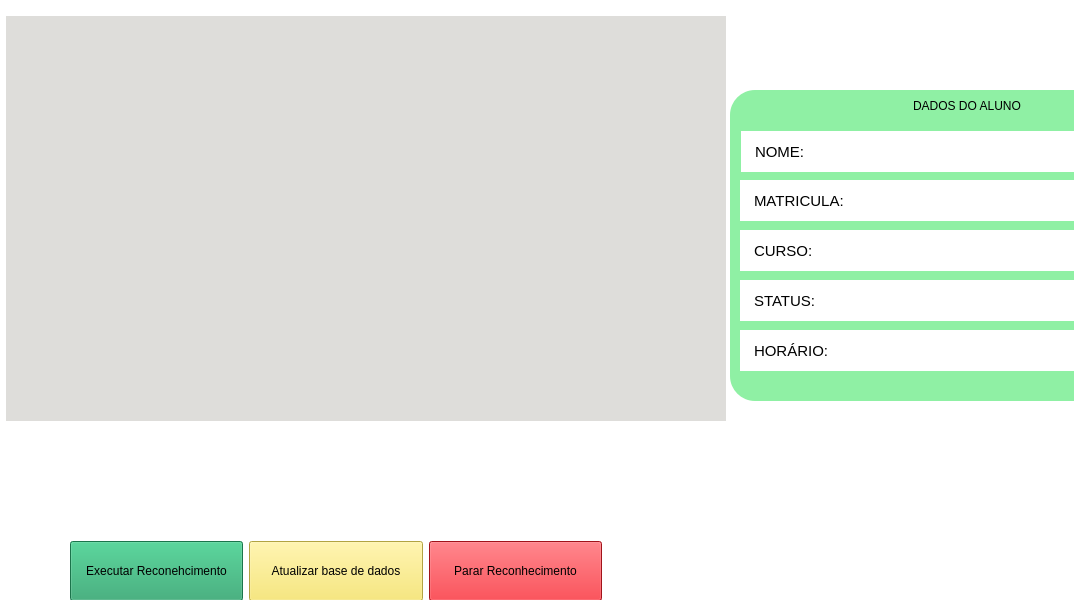
<?xml version="1.0" encoding="UTF-8"?>
<ui version="4.0">
 <class>MainWindow</class>
 <widget class="QMainWindow" name="MainWindow">
  <property name="geometry">
   <rect>
    <x>0</x>
    <y>0</y>
    <width>1074</width>
    <height>600</height>
   </rect>
  </property>
  <property name="sizePolicy">
   <sizepolicy hsizetype="Ignored" vsizetype="Expanding">
    <horstretch>0</horstretch>
    <verstretch>0</verstretch>
   </sizepolicy>
  </property>
  <property name="minimumSize">
   <size>
    <width>800</width>
    <height>600</height>
   </size>
  </property>
  <property name="maximumSize">
   <size>
    <width>16777215</width>
    <height>800</height>
   </size>
  </property>
  <property name="sizeIncrement">
   <size>
    <width>1280</width>
    <height>800</height>
   </size>
  </property>
  <property name="windowTitle">
   <string>MainWindow</string>
  </property>
  <property name="styleSheet">
   <string notr="true">background-color: rgb(255, 255, 255);
</string>
  </property>
  <widget class="QWidget" name="centralwidget">
   <widget class="QLabel" name="camera">
    <property name="geometry">
     <rect>
      <x>6</x>
      <y>16</y>
      <width>720</width>
      <height>405</height>
     </rect>
    </property>
    <property name="minimumSize">
     <size>
      <width>720</width>
      <height>405</height>
     </size>
    </property>
    <property name="maximumSize">
     <size>
      <width>720</width>
      <height>405</height>
     </size>
    </property>
    <property name="styleSheet">
     <string notr="true">background-color: rgb(222, 221, 218);</string>
    </property>
    <property name="text">
     <string/>
    </property>
   </widget>
   <widget class="QWidget" name="layoutWidget">
    <property name="geometry">
     <rect>
      <x>70</x>
      <y>540</y>
      <width>532</width>
      <height>62</height>
     </rect>
    </property>
    <layout class="QHBoxLayout" name="horizontalLayout">
     <item>
      <widget class="QPushButton" name="start">
       <property name="minimumSize">
        <size>
         <width>100</width>
         <height>60</height>
        </size>
       </property>
       <property name="styleSheet">
        <string notr="true">background-color: rgb(38, 162, 105);</string>
       </property>
       <property name="text">
        <string>Executar Reconehcimento</string>
       </property>
      </widget>
     </item>
     <item>
      <widget class="QPushButton" name="atualizar">
       <property name="minimumSize">
        <size>
         <width>100</width>
         <height>60</height>
        </size>
       </property>
       <property name="styleSheet">
        <string notr="true">background-color: rgb(248, 228, 92);</string>
       </property>
       <property name="text">
        <string>Atualizar base de dados</string>
       </property>
      </widget>
     </item>
     <item>
      <widget class="QPushButton" name="pause">
       <property name="minimumSize">
        <size>
         <width>100</width>
         <height>60</height>
        </size>
       </property>
       <property name="styleSheet">
        <string notr="true">background-color: rgb(224, 27, 36);</string>
       </property>
       <property name="text">
        <string>Parar Reconhecimento</string>
       </property>
      </widget>
     </item>
    </layout>
   </widget>
   <widget class="QFrame" name="frame">
    <property name="geometry">
     <rect>
      <x>730</x>
      <y>90</y>
      <width>501</width>
      <height>311</height>
     </rect>
    </property>
    <property name="styleSheet">
     <string notr="true">background-color: rgb(143, 240, 164);
padding: 10px;
border-radius: 25px; </string>
    </property>
    <property name="frameShape">
     <enum>QFrame::StyledPanel</enum>
    </property>
    <property name="frameShadow">
     <enum>QFrame::Raised</enum>
    </property>
    <widget class="QLabel" name="txt_dados">
     <property name="geometry">
      <rect>
       <x>170</x>
       <y>0</y>
       <width>161</width>
       <height>31</height>
      </rect>
     </property>
     <property name="maximumSize">
      <size>
       <width>800</width>
       <height>16777215</height>
      </size>
     </property>
     <property name="styleSheet">
      <string notr="true"/>
     </property>
     <property name="text">
      <string>DADOS DO ALUNO</string>
     </property>
    </widget>
    <widget class="QLabel" name="txt_nome">
     <property name="geometry">
      <rect>
       <x>11</x>
       <y>41</y>
       <width>81</width>
       <height>41</height>
      </rect>
     </property>
     <property name="minimumSize">
      <size>
       <width>20</width>
       <height>30</height>
      </size>
     </property>
     <property name="maximumSize">
      <size>
       <width>100</width>
       <height>80</height>
      </size>
     </property>
     <property name="styleSheet">
      <string notr="true">background-color: rgb(255, 255, 255);
font: 75 11pt &quot;Waree&quot;;
font-size: 15px;</string>
     </property>
     <property name="text">
      <string>NOME:</string>
     </property>
     <property name="margin">
      <number>2</number>
     </property>
    </widget>
    <widget class="QLabel" name="recebe_nome" >
     <property name="geometry">
      <rect>
       <x>84</x>
       <y>41</y>
       <width>400</width>
       <height>41</height>
      </rect>
     </property>
     <property name="minimumSize">
      <size>
       <width>400</width>
       <height>0</height>
      </size>
     </property>
     <property name="maximumSize">
      <size>
       <width>300</width>
       <height>80</height>
      </size>
     </property>
     <property name="styleSheet">
      <string notr="true">background-color: rgb(255, 255, 255); text-transform:uppercase; font: 75 11pt &quot;Waree&quot;</string>
     </property>
     <property name="text">
      <string/>
     </property>
    </widget>
    <widget class="QLabel" name="txt_nome_2">
     <property name="geometry">
      <rect>
       <x>10</x>
       <y>90</y>
       <width>120</width>
       <height>41</height>
      </rect>
     </property>
     <property name="minimumSize">
      <size>
       <width>120</width>
       <height>30</height>
      </size>
     </property>
     <property name="maximumSize">
      <size>
       <width>120</width>
       <height>80</height>
      </size>
     </property>
     <property name="styleSheet">
      <string notr="true">background-color: rgb(255, 255, 255);
font: 75 11pt &quot;Waree&quot;;
font-size: 15px;</string>
     </property>
     <property name="text">
      <string>MATRICULA:</string>
     </property>
     <property name="margin">
      <number>2</number>
     </property>
    </widget>
    <widget class="QLabel" name="recebe_matricula">
     <property name="geometry">
      <rect>
       <x>120</x>
       <y>90</y>
       <width>364</width>
       <height>41</height>
      </rect>
     </property>
     <property name="minimumSize">
      <size>
       <width>350</width>
       <height>0</height>
      </size>
     </property>
     <property name="maximumSize">
      <size>
       <width>364</width>
       <height>80</height>
      </size>
     </property>
     <property name="styleSheet">
      <string notr="true">background-color: rgb(255, 255, 255); text-transform:uppercase; font: 75 11pt &quot;Waree&quot;</string>
     </property>
     <property name="text">
      <string/>
     </property>
    </widget>
    <widget class="QLabel" name="txt_nome_3">
     <property name="geometry">
      <rect>
       <x>10</x>
       <y>140</y>
       <width>91</width>
       <height>41</height>
      </rect>
     </property>
     <property name="minimumSize">
      <size>
       <width>20</width>
       <height>30</height>
      </size>
     </property>
     <property name="maximumSize">
      <size>
       <width>100</width>
       <height>80</height>
      </size>
     </property>
     <property name="styleSheet">
      <string notr="true">background-color: rgb(255, 255, 255);
font: 75 11pt &quot;Waree&quot;;
font-size: 15px;</string>
     </property>
     <property name="text">
      <string>CURSO:</string>
     </property>
     <property name="margin">
      <number>2</number>
     </property>
    </widget>
    <widget class="QLabel" name="recebe_curso">
     <property name="geometry">
      <rect>
       <x>83</x>
       <y>140</y>
       <width>400</width>
       <height>41</height>
      </rect>
     </property>
     <property name="minimumSize">
      <size>
       <width>400</width>
       <height>0</height>
      </size>
     </property>
     <property name="maximumSize">
      <size>
       <width>200</width>
       <height>80</height>
      </size>
     </property>
     <property name="styleSheet">
      <string notr="true">background-color: rgb(255, 255, 255); text-transform:uppercase; font: 75 11pt &quot;Waree&quot;</string>
     </property>
     <property name="text">
      <string/>
     </property>
    </widget>
    <widget class="QLabel" name="recebe_status">
     <property name="geometry">
      <rect>
       <x>83</x>
       <y>190</y>
       <width>400</width>
       <height>41</height>
      </rect>
     </property>
     <property name="minimumSize">
      <size>
       <width>400</width>
       <height>0</height>
      </size>
     </property>
     <property name="maximumSize">
      <size>
       <width>200</width>
       <height>80</height>
      </size>
     </property>
     <property name="styleSheet">
      <string notr="true">background-color: rgb(255, 255, 255);margin-left:5px; text-transform:uppercase; font: 75 11pt &quot;Waree&quot; </string>
     </property>
     <property name="text">
      <string/>
     </property>
    </widget>
    <widget class="QLabel" name="txt_nome_4">
     <property name="geometry">
      <rect>
       <x>10</x>
       <y>190</y>
       <width>91</width>
       <height>41</height>
      </rect>
     </property>
     <property name="minimumSize">
      <size>
       <width>20</width>
       <height>30</height>
      </size>
     </property>
     <property name="maximumSize">
      <size>
       <width>100</width>
       <height>80</height>
      </size>
     </property>
     <property name="styleSheet">
      <string notr="true">background-color: rgb(255, 255, 255);
font: 75 11pt &quot;Waree&quot;;
font-size: 15px;</string>
     </property>
     <property name="text">
      <string>STATUS:</string>
     </property>
     <property name="margin">
      <number>2</number>
     </property>
    </widget>
    <widget class="QLabel" name="recebe_horario">
     <property name="geometry">
      <rect>
       <x>110</x>
       <y>240</y>
       <width>373</width>
       <height>41</height>
      </rect>
     </property>
     <property name="minimumSize">
      <size>
       <width>373</width>
       <height>0</height>
      </size>
     </property>
     <property name="maximumSize">
      <size>
       <width>200</width>
       <height>80</height>
      </size>
     </property>
     <property name="styleSheet">
      <string notr="true">background-color: rgb(255, 255, 255);text-transform:uppercase; font: 75 11pt &quot;Waree&quot;</string>
     </property>
     <property name="text">
      <string/>
     </property>
    </widget>
    <widget class="QLabel" name="txt_nome_5">
     <property name="geometry">
      <rect>
       <x>10</x>
       <y>240</y>
       <width>100</width>
       <height>41</height>
      </rect>
     </property>
     <property name="minimumSize">
      <size>
       <width>20</width>
       <height>30</height>
      </size>
     </property>
     <property name="maximumSize">
      <size>
       <width>100</width>
       <height>80</height>
      </size>
     </property>
     <property name="styleSheet">
      <string notr="true">background-color: rgb(255, 255, 255);
font: 75 11pt &quot;Waree&quot;;
font-size: 15px;</string>
     </property>
     <property name="text">
      <string>HORÁRIO:</string>
     </property>
     <property name="margin">
      <number>2</number>
     </property>
    </widget>
   </widget>
  </widget>
 </widget>
 <resources/>
 <connections/>
</ui>
